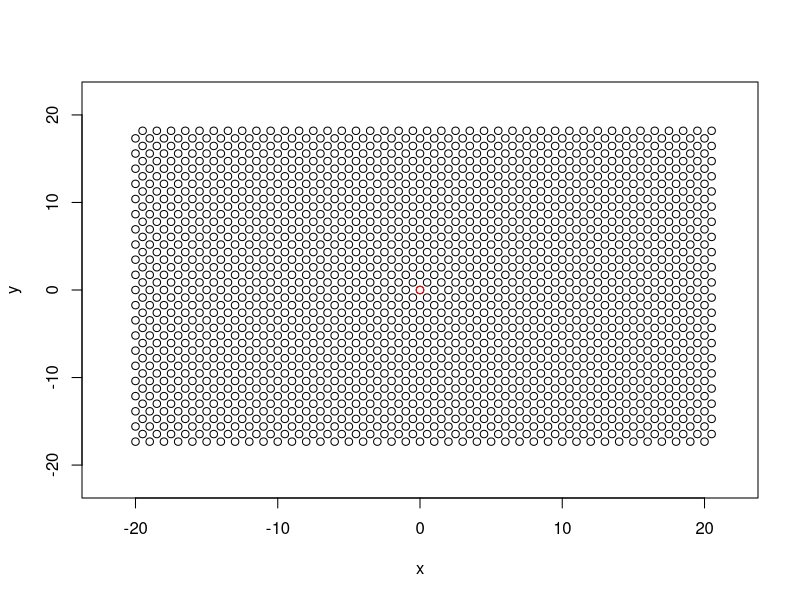
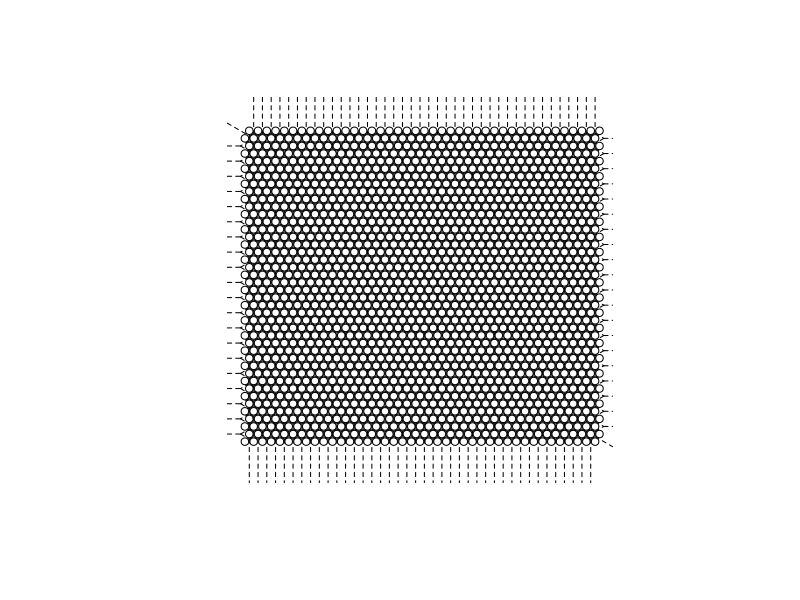
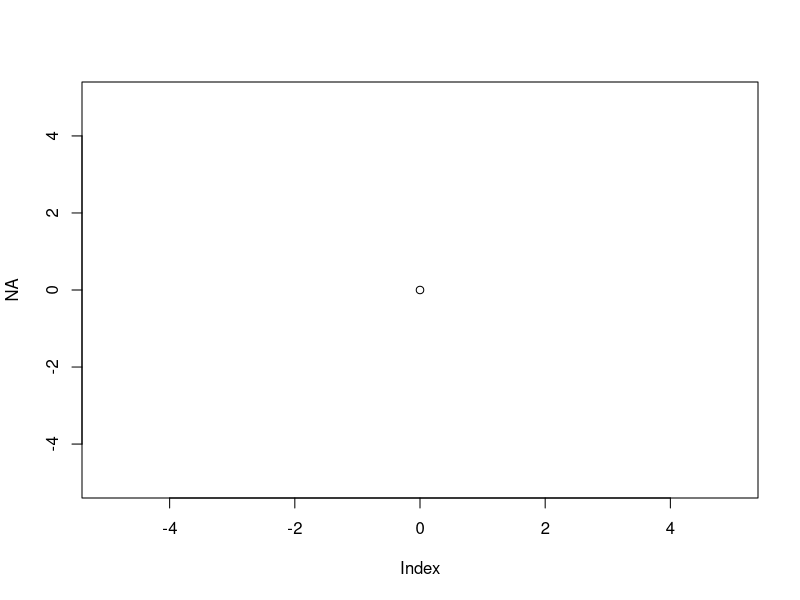

The R source for these figures, in order: (Note: this script raises an error after producing the figures.)
##
# Voronoi tillings
##
# Schläfli
library(deldir)

size = -20:20
size_demi = unique(floor(size/2))

range_plot = range(size)+c(-2,2)

# Hexagon
pi = atan(1)*4
theta = pi/3
z = complex(argument = theta) 
z_barre = complex(argument = -theta) 

points_1 = apply(expand.grid(size, (z-z_barre)*size_demi), 1, sum)
points_2 = points_1 + z
points = c(points_1, points_2)

plot(NA, xlim = range_plot, ylim = range_plot, type = "n", xlab = "x", ylab = "y")

lines(points, type = "p")
lines(0+0i, type = "p", col = "red")
# 
x = Re(points)
y = Im(points)

range(size)

window <- rep(range_plot, 2)
tess <- deldir(x, y, rw = window)

plot.deldir(tess, wpoints="real", wlines="tess") 


# Triangles

plot(NA, xlim = c(-5,5), ylim = c(-5,5), col = "red", type = "n")
points(0+0i)


e_2ipi_6 = complex(argument = 2*pi/6)
e_2ipi_12 = complex(argument = 2*pi/12)

e_minus2ipi_3 + e_2ipi_12


e_2ipi_12
e_2ipi_12 + e_2ipi_6


rotate = function(k, N) {complex(argument = 2*(k*pi)/N)}

p1 = rotate(1, 12) - rotate(1, 12)
p2 = rotate(3, 12) - rotate(1, 12)
p3 = rotate(5, 12) - rotate(1, 12)
p4 = rotate(7, 12) - rotate(1, 12)
p5 = rotate(9, 12) - rotate(1, 12)
p6 = rotate(11, 12) - rotate(1, 12)
points(p1)
points(p2)
points(p3)
points(p4)
points(p5)
points(p6)


base = sqrt(3)/2
p1 = 0+0i
p2 = -base + 0.5i
p3 = -2*base + 0i
p4 = -2*base - 1i
p5 = -base - 1.5i
p6 = -1i
points(p1)
points(p2)
points(p3)
points(p4)
points(p5)
points(p6)

# # p1, 3, 4, 6 types
# k = -5:5
# x1 = 2*base*k # x
# # y11 = 2*k*1i + 0i
# # y12 = 2*k*1i - 1i
# y11 = 4*k*1i + 0i
# y12 = 4*k*1i - 1i
# y1 = c(y11, y12)
# 
# z1 = apply(expand.grid(x1, y1), 1, sum)
# points(z1)
# 
# # p2, 5 types
# k = -5:5
# x2 = base + 2*base*k
# y21 = 0.5i + 2*k*1i # y1
# y22 = -1.5i + 2*k*1i # y2
# y2 = c(y21, y22)
# z2 = apply(expand.grid(x2, y2), 1, sum)
# points(z2, col = "red")


# p1, 3, 4, 6 types
k = -5:5
x1 = 2*base*k # x
# y11 = 2*k*1i + 0i
# y12 = 2*k*1i - 1i
y11 = 3*k*1i + 0i
y12 = 3*k*1i - 1i
y1 = c(y11, y12)

z1 = apply(expand.grid(x1, y1), 1, sum)
points(z1)

# p2, 5 types
k = -5:5
x2 = base + 2*base*k
y21 = 0.5i + 3*k*1i # y1
y22 = -1.5i + 3*k*1i # y2
y2 = c(y21, y22)
z2 = apply(expand.grid(x2, y2), 1, sum)
points(z2, col = "red")

x = Re(c(z1, z2))
y = Im(c(z1, z2))

window <- c(-6,6,-6,6)
tess <- deldir(x, y, rw = window)

plot.deldir(tess, wpoints="real", wlines="tess") 
